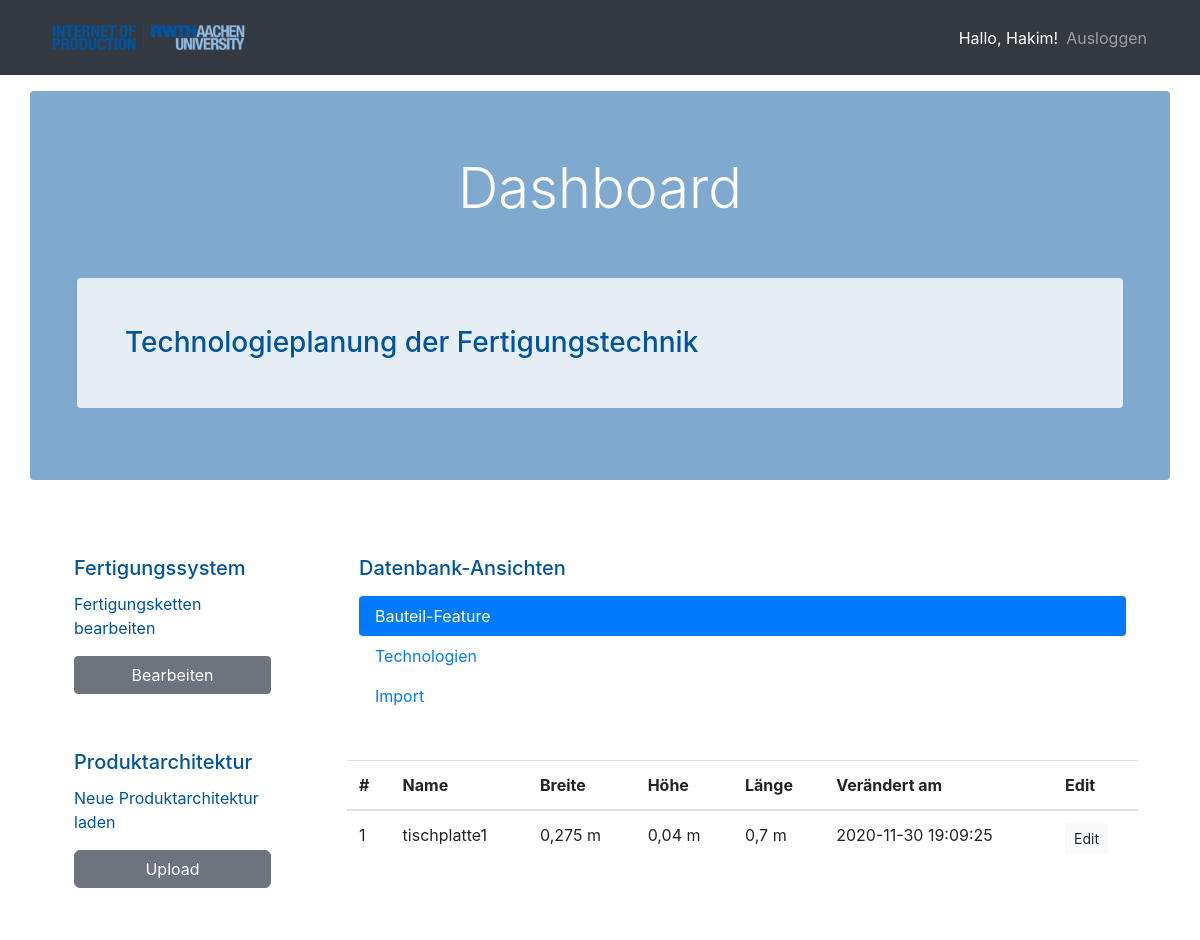
The app's page /main/index (signed in) with its own data.
### app/models.py (models this page shows, shortened)
class User(UserMixin, db.Model):
    id = db.Column(db.Integer, primary_key=True)
    username = db.Column(db.String(80), unique=True, nullable=False)
    password_hash = db.Column(db.String())
    created_on = db.Column(db.DateTime, server_default=db.func.now())
    updated_on = db.Column(
        db.DateTime, server_default=db.func.now(), onupdate=db.func.now())

class Tool(db.Model):
    id = db.Column(db.Integer, primary_key=True)
    name = db.Column(db.String(), unique=True, nullable=False)
    force = db.Column(db.Integer)
    width = db.Column(db.Integer)
    height = db.Column(db.Integer)
    length = db.Column(db.Integer)
    roughness = db.Column(db.Integer)
    diameter = db.Column(db.Integer)
    created_on = db.Column(db.DateTime, server_default=db.func.now())
    updated_on = db.Column(
        db.DateTime, server_default=db.func.now(), onupdate=db.func.now())

### app/bp_main/routes.py (the view)
@main.route('/')
@main.route('/index', methods=["GET", "POST"])
def index():
    show = True
    tools = Tool.query.order_by(Tool.id).limit(1).all()
    techs = Technology.query.order_by(Technology.created_on).limit(10).all()
    form = UploadForm()
    if request.method == "POST":
        print("I was here")
        processData(request)
    try:
        data, columns = readData()
    except:
        print(f"Noch kein Import vorhanden!")
        show = False
        data = None
        columns = None
    return render_template('main/dashboard.html', tools=tools, techs=techs, show=show, data=data, column_names=columns)

### app/bp_main/routes.py (called while the page is built)
@main.before_request
@login_required
def login_required_for_all_request():
    pass

def readData():
    conn = sqlite3.connect("app.db")
    c = conn.cursor()
    cursor_dat = c.execute("SELECT * FROM data2")
    data = cursor_dat.fetchall()
    cursor_col = c.execute("PRAGMA table_info(data2)")
    columns = cursor_col.fetchall()
    conn.close()
    return data, columns

### app/templates/main/dashboard.html (shortened to what this page needs)
{% extends 'base.html' %} {% block content %}
<div class="container">
  <div class="jumbotron row">
    <div class="container text-white text-center">
      <h2 class="display-4 text-center pb-5">
        Dashboard
      </h2>
    </div>
    <div class="container text-white">
      <div class="jumbotron3 text-blue">
        <h3 class="p-3 p-sm-5">
          Technologieplanung der Fertigungstechnik
        </h3>
      </div>
    </div>
  </div>
  <div class="jumbotron4 row">
    <div class="col-3 p-4">
      <div class="jumbotron3">
        <div class="card-body">
          <h5 class="card-title">Fertigungssystem</h5>
          <p class="card-text">Fertigungsketten bearbeiten</p>
          <a class="w-100 btn btn-secondary" href="{{ url_for('main.ft') }}">Bearbeiten</a>
        </div>
      </div>
      <div class="jumbotron3 mt-3">
        <div class="card-body">
          <h5 class="card-title">Produktarchitektur</h5>
          <p class="card-text">Neue Produktarchitektur laden</p>
          <form method="POST" enctype="multipart/form-data">
            <label for="file" class="w-100 btn btn-secondary clickLabel">Upload
            </label>
          </form>
        </div>
      </div>
    </div>
    <div class="col-9 p-4">
      <div class="jumbotron3">
        <div class="card-body">
          <h5 class="card-title">Datenbank-Ansichten</h5>
          <ul class="nav list-group nav-pills mb-3" id="pills-tab" role="tablist">
            <li class="nav-item" role="presentation">
              <a class="nav-link active" id="pills-tool-tab" data-toggle="pill" href="#pills-tool"
                role="tab">Bauteil-Feature</a>
            </li>
            <li class="nav-item" role="presentation">
              <a class="nav-link" id="pills-technology-tab" data-toggle="pill" href="#pills-technology"
                role="tab">Technologien</a>
            </li>
            <li class="nav-item" role="presentation">
              <a class="nav-link" id="pills-import-tab" data-toggle="pill" href="#pills-import" role="tab">Import</a>
            </li>
          </ul>
        </div>
        <div class="tab-content table-container" id="pills-tabContent">
          <div class="tab-pane fade show active" id="pills-tool" role="tabpanel">
            {% if tools %}
            <div class="p-2">
              <table class="table table-hover">
                <thead>
                  <th>#</th>
                  <th>Name</th>
                  <th>Breite</th>
                  <th>Höhe</th>
                  <th>Länge</th>
                  <th>Verändert am</th>
                  <th>Edit</th>
                </thead>
                <tbody>
                  {% for tool in tools %}
                  <tr data-toggle="modal" data-target="#sanderModal">
                    <td>{{tool.id}}</td>
                    <td>{{tool.name}}</td>
                    <td>{{tool.width}}</td>
                    <td>{{tool.height}}</td>
                    <td>{{tool.length}}</td>
                    <td>{{tool.updated_on}}</td>
                    <td>
                      <a href="{{url_for('main.update_tool', id=tool.id) }}" class="btn btn-light btn-sm">Edit</a>
                    </td>
                  </tr>
                  {% endfor %}
                </tbody>
              </table>
            </div>
            {% endif %}
          </div>
        </div>
      </div>
    </div>
  </div>
</div>
{% endblock %}

### app/templates/navbar.html (shortened to what this page needs)
{% if current_user.is_authenticated %}
<nav class="navbar navbar-expand-lg navbar-dark bg-dark">
  <div class="container">
    <a class="navbar-brand" href="{{url_for('main.index')}}"> <img alt="Logo" src="/static/logo.png" width="207,2"
        height="49,5"></a>
    <ul class="navbar-nav ml-auto">
      <li>
        <span class="navbar-text" style="color: white">
          Hallo, {{ current_user.username.capitalize() }}!
        </span>
      </li>
      <li class="nav-item">
        <a class="nav-link" href="{{url_for('auth.logout')}}">Ausloggen</a>
      </li>
    </ul>
  </div>
</nav>
{% endif %}

### app/templates/base.html (style rules this page uses)
body { background: url("/static/Bild0.png") no-repeat center center fixed; -webkit-background-size: cover; -moz-background-size: cover; -o-background-size: cover; background-size: cover; height: 100%; }

### app/templates/main/dashboard.html (style rules this page uses)
.clickLabel { cursor: pointer; border-radius: 6px; }
.table-container { background-color: white; border-radius: 4px; }
.jumbotron { background-color: rgba(0, 84, 159, 0.5); border-radius: 4px; }
.jumbotron3 { background-color: rgba(255, 255, 255, 0.8); border-radius: 4px; color: rgba(0, 84, 159, 1); }
.jumbotron4 { background-color: rgba(255, 255, 255, 0); border-radius: 4px; color: rgba(0, 84, 159, 1); }

### records on screen
User: username "Hakim"
Tool: id "1", name "tischplatte1", width "0,275 m", height "0,04 m", length "0,7 m", updated_on "2020-11-30 19:09:25"
